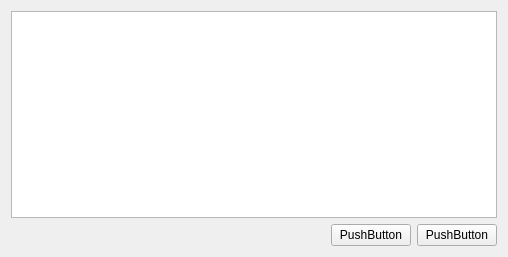
<?xml version="1.0" encoding="UTF-8"?>
<ui version="4.0">
 <class>Form</class>
 <widget class="QWidget" name="Form">
  <property name="geometry">
   <rect>
    <x>0</x>
    <y>0</y>
    <width>508</width>
    <height>257</height>
   </rect>
  </property>
  <property name="windowTitle">
   <string>Form</string>
  </property>
  <layout class="QVBoxLayout" name="verticalLayout_2">
   <item>
    <widget class="QTextEdit" name="textEdit"/>
   </item>
   <item>
    <layout class="QHBoxLayout" name="horizontalLayout">
     <item>
      <spacer name="horizontalSpacer">
       <property name="orientation">
        <enum>Qt::Horizontal</enum>
       </property>
       <property name="sizeHint" stdset="0">
        <size>
         <width>40</width>
         <height>20</height>
        </size>
       </property>
      </spacer>
     </item>
     <item>
      <widget class="QPushButton" name="pushButton_2">
       <property name="text">
        <string>PushButton</string>
       </property>
      </widget>
     </item>
     <item>
      <widget class="QPushButton" name="pushButton">
       <property name="text">
        <string>PushButton</string>
       </property>
      </widget>
     </item>
    </layout>
   </item>
  </layout>
 </widget>
 <resources/>
 <connections/>
</ui>
